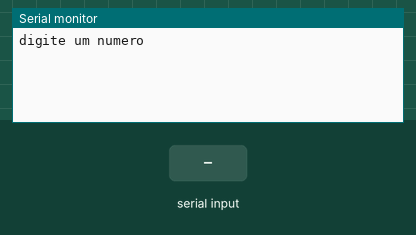
The sketch below on a simulated Arduino Uno, built with avr-gcc and run on an emulated ATmega328P. Shown: the last lines printed to the serial monitor. Inputs (shaded band) come from the test bench.

Above: at 1.2 s.
1.3 s: "90,45\n" received over Serial
At 2.0 s:
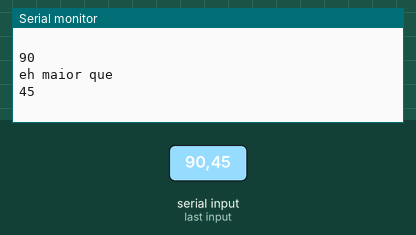
2.8 s: "30,150\n" received over Serial
At 4.6 s:
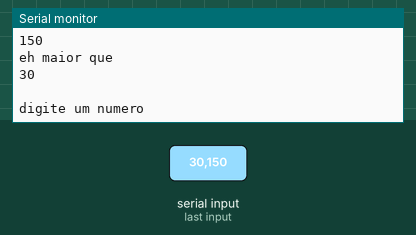
Timing chart, 0 to 6.1 s (numbered marks = the images above; inputs shaded):
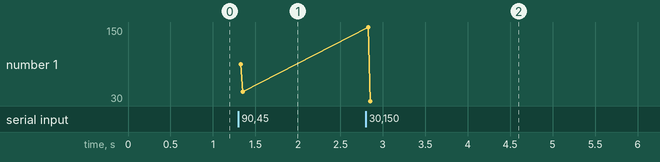

The sketch:

lpmb_ex141.ino
```cpp
// C++ code
//
int numero = 0;
int numero2 = 0;


void setup()
{
  Serial.begin(9600);
}

void loop()
{
   Serial.println("digite um numero");
  while (! Serial.available());
  numero = Serial.parseInt();

    Serial.println("digite segundo numero");
  while (! Serial.available());
  numero2 = Serial.parseInt();

  if(numero > numero2){
    Serial.println(" ");
    Serial.println(numero);
    Serial.println("eh maior que");
    Serial.println(numero2);
    Serial.println(" ");

  }else{
    Serial.println(" ");
   Serial.println(numero2);
    Serial.println("eh maior que");
    Serial.println(numero);
   Serial.println(" ");
  }

  delay(1000); // Wait for 1000 millisecond(s)
}
```

Measured:
- after the input at 1.3 s, the serial monitor: prints a new line at once (image 1)
- after the input at 2.8 s, the serial monitor: prints a new line at once (image 2)
- plotted number 1: 45 → 30 after the input at 2.8 s
